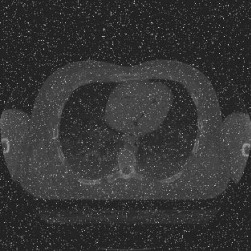
#> input picture Notebook/Images/Screenshot 2025-03-11 091107.png, 251 x 252 px
$ jupyter execute median_filtering.ipynb
#> lines starting #> are read from the running program, lines starting #| are printed output that depends on the picture
[cell 1]
import os
import numpy as np
# import tkinter as tk
# from tkinter import filedialog
import scipy
import matplotlib.pyplot as plt
from scipy import ndimage
from PIL import Image

[cell 2]
file_name = 'Images/Screenshot 2025-03-11 091107.png'

image = Image.open(file_name).convert('L')

[cell 3]
filter_image = ndimage.median_filter(
    image,
    size=3,
    footprint=None,
    output=None,
    mode='reflect',
    cval=0.0,
    origin=0
)
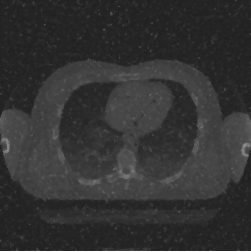
#> filter_image: shape (252, 251); min 30, max 255, mean 51.2

[cell 4]
fig, axes = plt.subplots(1, 2, figsize=(10, 5))
axes[0].imshow(image, cmap='gray')
axes[0].set_title("Original")
axes[0].axis('off')
axes[1].imshow(filter_image, cmap='gray')
axes[1].set_title("Median filter")
axes[1].axis('off')
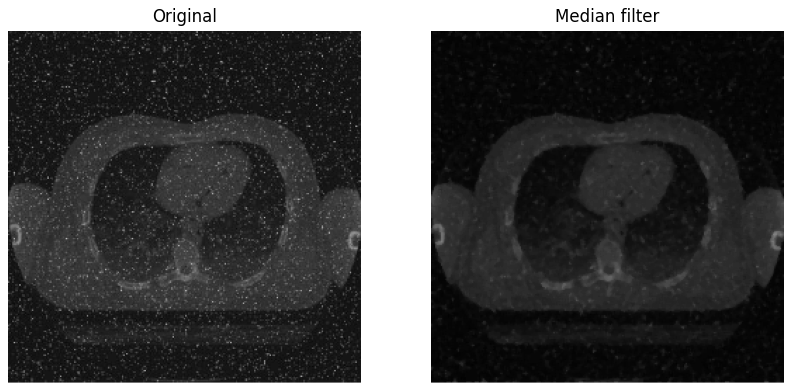
#> figure drawn by matplotlib, 2 panels

$ run again, with Notebook/Images/Screenshot 2025-03-18 093855.png copied over Notebook/Images/Screenshot 2025-03-11 091107.png
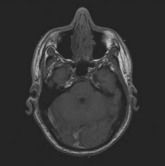
#> input picture Notebook/Images/Screenshot 2025-03-18 093855.png, 165 x 166 px
#> `[cell 4] fig, axes = plt.subplots(1, 2, figsize=(10, 5)) axes[0].imsho..`:
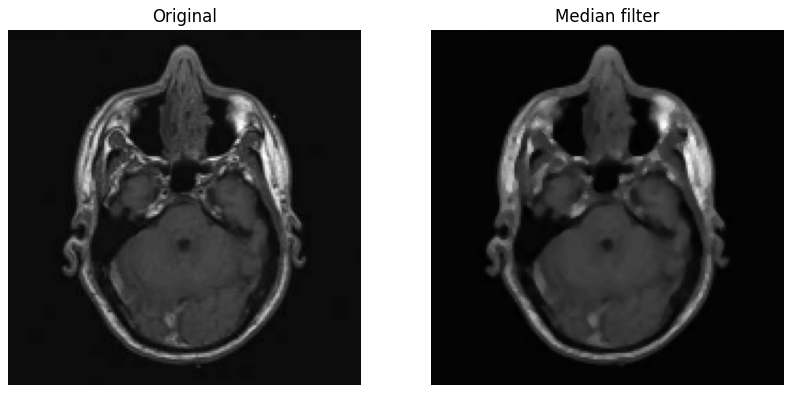
#> figure drawn by matplotlib, 2 panels
